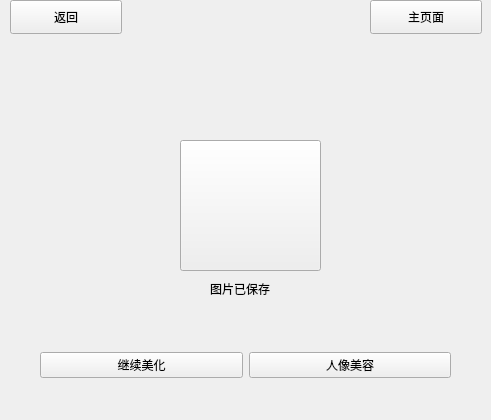
   <widget class="QWidget" name="complete">
    <widget class="QToolButton" name="toolButton">
     <property name="geometry">
      <rect>
       <x>180</x>
       <y>140</y>
       <width>141</width>
       <height>131</height>
      </rect>
     </property>
     <property name="text">
      <string/>
     </property>
     <property name="icon">
      <iconset>
       <normaloff>C:/Users/67490/Pictures/对号.jpg</normaloff>C:/Users/67490/Pictures/对号.jpg</iconset>
     </property>
     <property name="iconSize">
      <size>
       <width>200</width>
       <height>200</height>
      </size>
     </property>
    </widget>
    <widget class="QPushButton" name="backFromComplete">
     <property name="geometry">
      <rect>
       <x>10</x>
       <y>0</y>
       <width>112</width>
       <height>34</height>
      </rect>
     </property>
     <property name="text">
      <string>返回</string>
     </property>
    </widget>
    <widget class="QWidget" name="horizontalWidget" native="true">
     <property name="geometry">
      <rect>
       <x>40</x>
       <y>320</y>
       <width>411</width>
       <height>91</height>
      </rect>
     </property>
     <layout class="QHBoxLayout" name="horizontalLayout">
      <item>
       <widget class="QPushButton" name="continueBeautyFromComplete">
        <property name="text">
         <string>继续美化</string>
        </property>
       </widget>
      </item>
      <item>
       <widget class="QPushButton" name="ContinuePeopleFromComplete">
        <property name="text">
         <string>人像美容</string>
        </property>
       </widget>
      </item>
     </layout>
    </widget>
    <widget class="QPushButton" name="mainInterfaceFromComplete">
     <property name="geometry">
      <rect>
       <x>370</x>
       <y>0</y>
       <width>112</width>
       <height>34</height>
      </rect>
     </property>
     <property name="text">
      <string>主页面</string>
     </property>
    </widget>
    <widget class="QLabel" name="label_4">
     <property name="geometry">
      <rect>
       <x>210</x>
       <y>280</y>
       <width>90</width>
       <height>18</height>
      </rect>
     </property>
     <property name="text">
      <string>图片已保存</string>
     </property>
    </widget>
   </widget>
